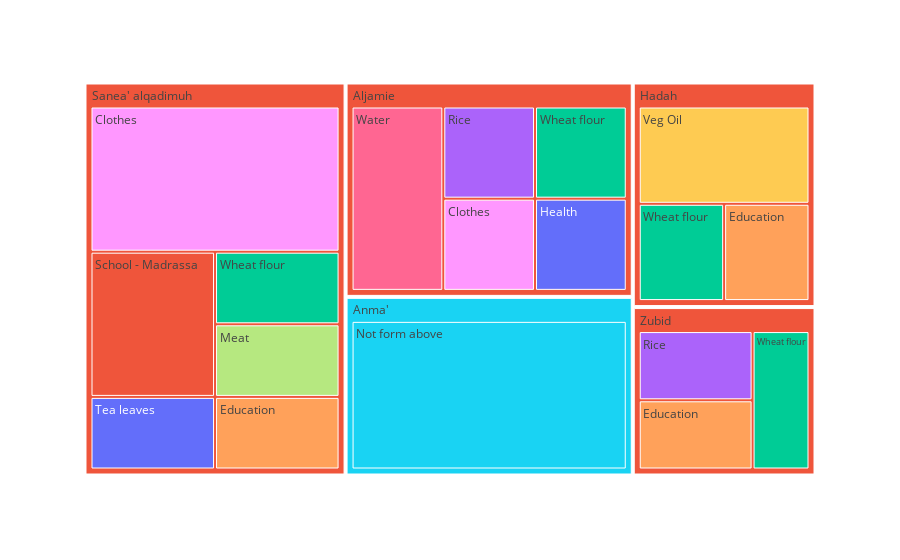

This figure's notebook cell:
### Code cell
fig=px.treemap(data[data['gender resp']=='Female'], path=['Village_clean', 'use1'],values='persons',color='use1')
fig.show()

### Figure 1 — Plotly figure (JSON) as saved in the notebook; plotly's stock layout.template omitted (floating-point values rounded to 4 significant figures)
{"data": [{"branchvalues": "total", "customdata": [["Tea leaves"], ["(?)"], ["Wheat flour"], ["Rice"], ["Rice"], ["Education"], ["Wheat flour"], ["Not form above"], ["Water"], ["Meat"], ["(?)"], ["Wheat flour"], ["(?)"], ["Education"], ["Not form above"], ["Education"], ["Clothes"], ["(?)"], ["Veg Oil"], ["Health"], ["Wheat flour"], ["Clothes"], ["School - Madrassa"]], "domain": {"x": [0, 1], "y": [0, 1]}, "hovertemplate": "labels=%{label}<br>persons=%{value}<br>parent=%{parent}<br>id=%{id}<br>use1=%{customdata[0]}<extra></extra>", "ids": ["Sanea' alqadimuh/Tea leaves", "Hadah", "Hadah/Wheat flour", "Aljamie/Rice", "Zubid/Rice", "Hadah/Education", "Sanea' alqadimuh/Wheat flour", "Anma'/Not form above", "Aljamie/Water", "Sanea' alqadimuh/Meat", "Zubid", "Aljamie/Wheat flour", "Aljamie", "Zubid/Education", "Anma'", "Sanea' alqadimuh/Education", "Aljamie/Clothes", "Sanea' alqadimuh", "Hadah/Veg Oil", "Aljamie/Health", "Zubid/Wheat flour", "Sanea' alqadimuh/Clothes", "Sanea' alqadimuh/School - Madrassa"], "labels": ["Tea leaves", "Hadah", "Wheat flour", "Rice", "Rice", "Education", "Wheat flour", "Not form above", "Water", "Meat", "Zubid", "Wheat flour", "Aljamie", "Education", "Anma'", "Education", "Clothes", "Sanea' alqadimuh", "Veg Oil", "Health", "Wheat flour", "Clothes", "School - Madrassa"], "marker": {"colors": ["#636efa", "#EF553B", "#00cc96", "#ab63fa", "#ab63fa", "#FFA15A", "#00cc96", "#19d3f3", "#FF6692", "#B6E880", "#EF553B", "#00cc96", "#EF553B", "#FFA15A", "#19d3f3", "#FFA15A", "#FF97FF", "#EF553B", "#FECB52", "#636efa", "#00cc96", "#FF97FF", "#EF553B"]}, "name": "", "parents": ["Sanea' alqadimuh", "", "Hadah", "Aljamie", "Zubid", "Hadah", "Sanea' alqadimuh", "Anma'", "Aljamie", "Sanea' alqadimuh", "", "Aljamie", "", "Zubid", "", "Sanea' alqadimuh", "Aljamie", "", "Hadah", "Aljamie", "Zubid", "Sanea' alqadimuh", "Sanea' alqadimuh"], "type": "treemap", "values": [1, 4, 1, 1, 1, 1, 1, 5, 2, 1, 3, 1, 6, 1, 5, 1, 1, 10, 2, 1, 1, 4, 2]}], "layout": {"legend": {"tracegroupgap": 0}, "margin": {"t": 60}}}
